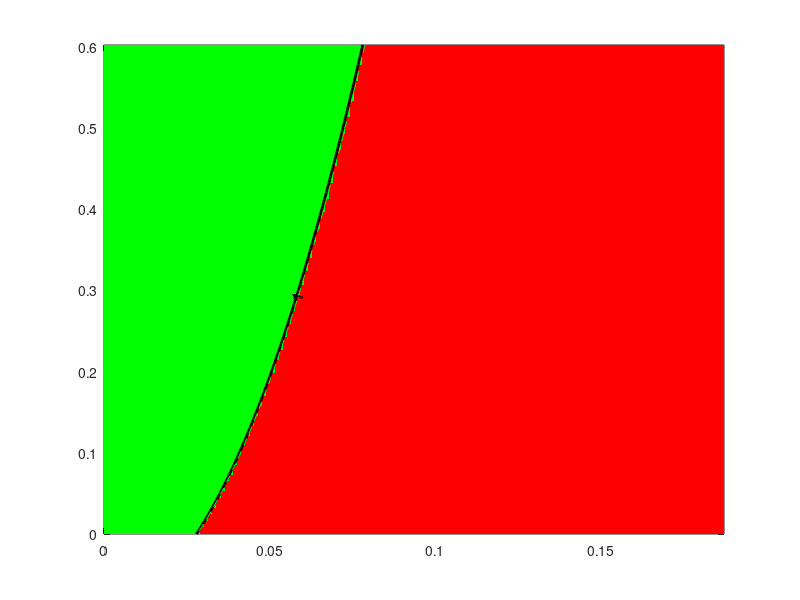

This figure's MATLAB source: (Note: this script raises an error after producing the figure.)
clc; clear; close all;

%% Fixed parameters
Lambda_h = 908800;
Lambda_v = 7008000000;
mu_h = 0.0142;
mu_v = 0.5;
mu1 = 0.001;
mu2 = 0.073;
b = 0.6;
c = 0.3;
d = 0.45;
e = 0.8;
sigma = 0.34074;
phi = 0.81425;
rho = 0.52869;


%% Karnataka baseline parameter (median)
kappa_med  = 0.02521;
epsilon_med = 0.54630;
gamma_med   = 0.9102;
eta_med     = 0.82674;
tau_med     = 0.58139;
delta_med   = 0.90193;

% 95% CI bounds (from Table 2)
kappa_CI   = [0.021 0.029];
epsilon_CI = [0.504 0.589];
gamma_CI   = [0.855 0.966];
eta_CI     = [0.788 0.865];
tau_CI     = [0.545 0.618];
delta_CI   = [0.849 0.955];

% Parameter grids
alpha = linspace(0,0.6024,150);   % recovery rate (rows)
beta  = linspace(0,0.1872,150);   % transmission rate (cols)
[Beta,Alpha] = meshgrid(beta,alpha);

%% Monte-Carlo simulation settings
Nsample = 200;      % for quick test; set to 500 or higher when satisfied
R0_all  = NaN([size(Beta), Nsample]);

rng(0); % for reproducibility

%% Monte Carlo loop
for n = 1:Nsample
    % sample parameters uniformly within 95% CI
    kappa   = kappa_CI(1)   + rand*(kappa_CI(2)-kappa_CI(1));
    epsilon = epsilon_CI(1) + rand*(epsilon_CI(2)-epsilon_CI(1));
    gamma   = gamma_CI(1)   + rand*(gamma_CI(2)-gamma_CI(1));
    eta     = eta_CI(1)     + rand*(eta_CI(2)-eta_CI(1));
    tau     = tau_CI(1)     + rand*(tau_CI(2)-tau_CI(1));
    delta   = delta_CI(1)   + rand*(delta_CI(2)-delta_CI(1));
    
    % compute R for this random parameter set
    % break the expression into parts for clarity & numerical safety
    A1 = (rho.*(b.*Beta - c.*Beta.*(eta-1))) ./ (mu_v.*(mu_v+rho));
    part1 = (Lambda_v.*d.*Beta.*epsilon.*kappa.*mu_h) ./ (Lambda_h.*mu_v.*(epsilon+mu_h).*(gamma+mu_h+mu1));
    part2 = (Lambda_v.*e.*Beta.*epsilon.*mu_h.*(kappa-1)) ./ (Lambda_h.*mu_v.*(epsilon+mu_h).*(Alpha+mu_h+mu2));
    R = A1 .* (part1 - part2);
    
    % Replace Inf with NaN (guard against divide by zero)
    R(~isfinite(R)) = NaN;
    
    % Clamp negative R to 0 before sqrt (R should be nonnegative for R0)
    R_clamped = R;
    R_clamped(R_clamped < 0) = 0;
    
    % If R_clamped is NaN everywhere for this n, skip storing to avoid polluting stats
    if all(isnan(R_clamped(:)))
        warning('Sample %d produced all NaNs - skipping', n);
        continue;
    end
    
    R0_all(:,:,n) = sqrt(R_clamped);
    
    % optional progress indicator every 50 samples
    if mod(n,50) == 0
        fprintf('Completed sample %d / %d\n', n, Nsample);
    end
end

%% Remove fully-NaN slices (if some samples were skipped)
valid_slices = squeeze(~all(all(isnan(R0_all),1),2));
R0_all = R0_all(:,:,valid_slices);

if isempty(R0_all)
    error('No valid Monte Carlo samples remained. Check your parameter ranges and expressions.');
end

%% Compute statistics across all samples
% Use median ignoring NaNs. For older MATLAB versions use nanmedian
try
    R0_med = median(R0_all,3,'omitnan');
    R0_p05 = prctile(R0_all,5,3);
    R0_p95 = prctile(R0_all,95,3);
catch
    % fallback for older MATLAB:
    R0_med = nanmedian(R0_all,3);
    R0_p05 = prctile(R0_all,5,3); % prctile handles NaN slices as well
    R0_p95 = prctile(R0_all,95,3);
end

%% Binary map (median)
regionMap = zeros(size(R0_med));
regionMap(R0_med<1)=1;
regionMap(R0_med>=1)=2;

%% Plot median contour with uncertainty shading
% figure('Color','w','Position',[100 100 800 600]);


figure;




% plot median safe/epidemic regions
hMap = pcolor(Beta,Alpha,regionMap);
shading flat;
colormap([0 1 0; 1 0 0]); % light green/red
caxis([1 2]);
hold on;

% contour for median threshold
[c1,h1] = contour(Beta,Alpha,R0_med,[1 1],'k','LineWidth',2);
clabel(c1,h1,'FontSize',11,'FontWeight','bold','Color','k','LabelSpacing',300);

% contour for uncertainty band (5th and 95th percentile thresholds)
[c2,h2] = contour(Beta,Alpha,R0_p05,[1 1],'--','Color',[0.3 0.3 0.3],'LineWidth',2.5);
[c3,h3] = contour(Beta,Alpha,R0_p95,[1 1],'--','Color',[0.3 0.3 0.3],'LineWidth',2.5);

xlabel('\bf \beta','FontSize',13);
ylabel('\bf \alpha','FontSize',13);
title('\bf Karnataka: Safe (Green) vs Epidemic (Red) Regions','FontSize',14,'FontWeight','bold');

% ---- Add invisible handles for legend ----
hSafe = patch(NaN, NaN, 'g', 'FaceAlpha',0.6, 'EdgeColor','none');
hEpi  = patch(NaN, NaN, 'r', 'FaceAlpha',0.6, 'EdgeColor','none');
hMed  = plot(NaN, NaN, 'k-', 'LineWidth', 2);
hCI   = plot(NaN, NaN, '--', 'Color',[0.3 0.3 0.3], 'LineWidth', 2);

legend([hSafe hEpi hMed hCI], ...
       {'Safe region (R_0 < 1)', ...
        'Epidemic region (R_0 > 1)', ...
        'Threshold (R_0 = 1)', ...
        '95% CI'}, ...
       'Location','northeast', ...
       'FontSize',12, ...
       'FontWeight','bold', ...
       'Box','on');

set(gca,'fontsize',14,'fontweight','bold','linewidth',1)

% set(gca,'FontSize',12,'FontWeight','bold','LineWidth',1.2);
grid on; box on;

hold off;

